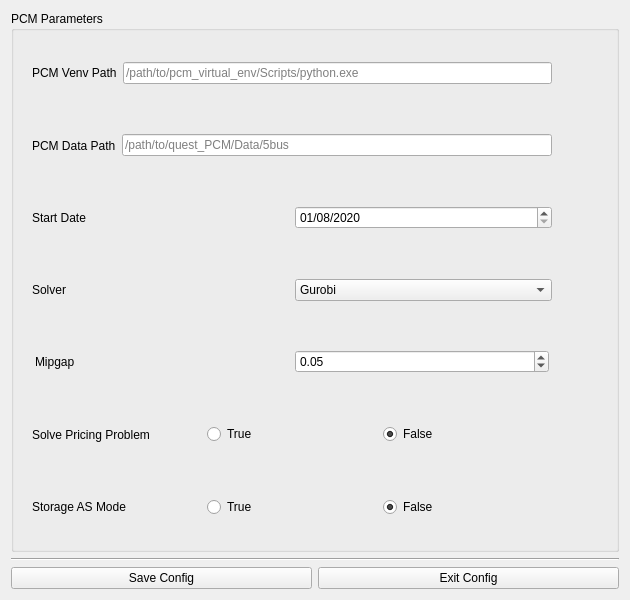
<?xml version="1.0" encoding="UTF-8"?>
<ui version="4.0">
 <class>PCMConfigPage</class>
 <widget class="QWidget" name="PCMConfigPage">
  <property name="geometry">
   <rect>
    <x>0</x>
    <y>0</y>
    <width>630</width>
    <height>600</height>
   </rect>
  </property>
  <property name="minimumSize">
   <size>
    <width>630</width>
    <height>600</height>
   </size>
  </property>
  <property name="maximumSize">
   <size>
    <width>630</width>
    <height>636</height>
   </size>
  </property>
  <property name="windowTitle">
   <string>Form</string>
  </property>
  <layout class="QVBoxLayout" name="verticalLayout">
   <item>
    <widget class="QGroupBox" name="groupBox_pcm_config">
     <property name="title">
      <string>PCM Parameters</string>
     </property>
     <layout class="QVBoxLayout" name="verticalLayout_2">
      <item>
       <widget class="QFrame" name="frame_pcm_venv">
        <property name="frameShape">
         <enum>QFrame::NoFrame</enum>
        </property>
        <property name="frameShadow">
         <enum>QFrame::Plain</enum>
        </property>
        <layout class="QHBoxLayout" name="horizontalLayout_14">
         <property name="topMargin">
          <number>0</number>
         </property>
         <property name="bottomMargin">
          <number>0</number>
         </property>
         <item>
          <widget class="QLabel" name="label_pcm_venv">
           <property name="text">
            <string>PCM Venv Path</string>
           </property>
          </widget>
         </item>
         <item>
          <widget class="QLineEdit" name="lineEdit_pcm_venv">
           <property name="placeholderText">
            <string>/path/to/pcm_virtual_env/Scripts/python.exe</string>
           </property>
          </widget>
         </item>
         <item>
          <widget class="QPushButton" name="btn_info_venv">
           <property name="sizePolicy">
            <sizepolicy hsizetype="Preferred" vsizetype="Preferred">
             <horstretch>0</horstretch>
             <verstretch>0</verstretch>
            </sizepolicy>
           </property>
           <property name="maximumSize">
            <size>
             <width>40</width>
             <height>16777215</height>
            </size>
           </property>
           <property name="text">
            <string/>
           </property>
           <property name="icon">
            <iconset resource="../../../resources.qrc">
             <normaloff>:/icons/Images/icons/about.png</normaloff>:/icons/Images/icons/about.png</iconset>
           </property>
           <property name="iconSize">
            <size>
             <width>40</width>
             <height>40</height>
            </size>
           </property>
           <property name="flat">
            <bool>true</bool>
           </property>
          </widget>
         </item>
        </layout>
       </widget>
      </item>
      <item>
       <widget class="QFrame" name="frame_pcm_data_path">
        <property name="frameShape">
         <enum>QFrame::NoFrame</enum>
        </property>
        <property name="frameShadow">
         <enum>QFrame::Plain</enum>
        </property>
        <layout class="QHBoxLayout" name="horizontalLayout_2">
         <property name="topMargin">
          <number>0</number>
         </property>
         <property name="bottomMargin">
          <number>0</number>
         </property>
         <item>
          <widget class="QLabel" name="label_pcm_data_path">
           <property name="text">
            <string>PCM Data Path</string>
           </property>
          </widget>
         </item>
         <item>
          <widget class="QLineEdit" name="lineEdit_pcm_data_path">
           <property name="placeholderText">
            <string>/path/to/quest_PCM/Data/5bus</string>
           </property>
          </widget>
         </item>
         <item>
          <widget class="QPushButton" name="btn_pcm_data_path">
           <property name="maximumSize">
            <size>
             <width>40</width>
             <height>16777215</height>
            </size>
           </property>
           <property name="text">
            <string/>
           </property>
           <property name="icon">
            <iconset resource="../../../resources.qrc">
             <normaloff>:/icons/Images/icons/about.png</normaloff>:/icons/Images/icons/about.png</iconset>
           </property>
           <property name="iconSize">
            <size>
             <width>40</width>
             <height>40</height>
            </size>
           </property>
           <property name="flat">
            <bool>true</bool>
           </property>
          </widget>
         </item>
        </layout>
       </widget>
      </item>
      <item>
       <widget class="QFrame" name="frame_start_date">
        <property name="frameShape">
         <enum>QFrame::NoFrame</enum>
        </property>
        <property name="frameShadow">
         <enum>QFrame::Plain</enum>
        </property>
        <layout class="QHBoxLayout" name="horizontalLayout_13">
         <property name="topMargin">
          <number>0</number>
         </property>
         <property name="bottomMargin">
          <number>0</number>
         </property>
         <item>
          <widget class="QLabel" name="label_start_date">
           <property name="text">
            <string>Start Date</string>
           </property>
          </widget>
         </item>
         <item>
          <widget class="QDateEdit" name="dateEdit_start_date">
           <property name="maximumDate">
            <date>
             <year>7999</year>
             <month>12</month>
             <day>31</day>
            </date>
           </property>
           <property name="currentSection">
            <enum>QDateTimeEdit::MonthSection</enum>
           </property>
           <property name="displayFormat">
            <string>MM/dd/yyyy</string>
           </property>
           <property name="date">
            <date>
             <year>2020</year>
             <month>1</month>
             <day>8</day>
            </date>
           </property>
          </widget>
         </item>
         <item>
          <widget class="QPushButton" name="btn_info_start_date">
           <property name="sizePolicy">
            <sizepolicy hsizetype="Preferred" vsizetype="Preferred">
             <horstretch>0</horstretch>
             <verstretch>0</verstretch>
            </sizepolicy>
           </property>
           <property name="maximumSize">
            <size>
             <width>40</width>
             <height>16777215</height>
            </size>
           </property>
           <property name="text">
            <string/>
           </property>
           <property name="icon">
            <iconset resource="../../../resources.qrc">
             <normaloff>:/icons/Images/icons/about.png</normaloff>:/icons/Images/icons/about.png</iconset>
           </property>
           <property name="iconSize">
            <size>
             <width>40</width>
             <height>40</height>
            </size>
           </property>
           <property name="flat">
            <bool>true</bool>
           </property>
          </widget>
         </item>
        </layout>
       </widget>
      </item>
      <item>
       <widget class="QFrame" name="frame_solver">
        <property name="frameShape">
         <enum>QFrame::NoFrame</enum>
        </property>
        <property name="frameShadow">
         <enum>QFrame::Plain</enum>
        </property>
        <layout class="QHBoxLayout" name="horizontalLayout_12">
         <property name="topMargin">
          <number>0</number>
         </property>
         <property name="bottomMargin">
          <number>0</number>
         </property>
         <item>
          <widget class="QLabel" name="label_solver">
           <property name="text">
            <string>Solver</string>
           </property>
          </widget>
         </item>
         <item>
          <widget class="QComboBox" name="comboBox_solver">
           <item>
            <property name="text">
             <string>Gurobi</string>
            </property>
           </item>
           <item>
            <property name="text">
             <string>Cplex</string>
            </property>
           </item>
           <item>
            <property name="text">
             <string>Cbc</string>
            </property>
           </item>
           <item>
            <property name="text">
             <string>HiGHs</string>
            </property>
           </item>
          </widget>
         </item>
         <item>
          <widget class="QPushButton" name="btn_info_solver">
           <property name="sizePolicy">
            <sizepolicy hsizetype="Minimum" vsizetype="Preferred">
             <horstretch>0</horstretch>
             <verstretch>0</verstretch>
            </sizepolicy>
           </property>
           <property name="maximumSize">
            <size>
             <width>40</width>
             <height>16777215</height>
            </size>
           </property>
           <property name="text">
            <string/>
           </property>
           <property name="icon">
            <iconset resource="../../../resources.qrc">
             <normaloff>:/icons/Images/icons/about.png</normaloff>:/icons/Images/icons/about.png</iconset>
           </property>
           <property name="iconSize">
            <size>
             <width>40</width>
             <height>40</height>
            </size>
           </property>
           <property name="flat">
            <bool>true</bool>
           </property>
          </widget>
         </item>
        </layout>
       </widget>
      </item>
      <item>
       <widget class="QFrame" name="frame_mini_gap">
        <property name="frameShape">
         <enum>QFrame::NoFrame</enum>
        </property>
        <property name="frameShadow">
         <enum>QFrame::Plain</enum>
        </property>
        <layout class="QHBoxLayout" name="horizontalLayout_10">
         <property name="leftMargin">
          <number>12</number>
         </property>
         <property name="topMargin">
          <number>0</number>
         </property>
         <property name="rightMargin">
          <number>12</number>
         </property>
         <property name="bottomMargin">
          <number>0</number>
         </property>
         <item>
          <widget class="QLabel" name="label_mini_gap">
           <property name="text">
            <string>Mipgap</string>
           </property>
          </widget>
         </item>
         <item>
          <widget class="QDoubleSpinBox" name="doubleSpin_mini_gap">
           <property name="value">
            <double>0.050000000000000</double>
           </property>
          </widget>
         </item>
         <item>
          <widget class="QPushButton" name="btn_info_mipgap">
           <property name="sizePolicy">
            <sizepolicy hsizetype="Fixed" vsizetype="Preferred">
             <horstretch>0</horstretch>
             <verstretch>0</verstretch>
            </sizepolicy>
           </property>
           <property name="maximumSize">
            <size>
             <width>40</width>
             <height>16777215</height>
            </size>
           </property>
           <property name="text">
            <string/>
           </property>
           <property name="icon">
            <iconset resource="../../../resources.qrc">
             <normaloff>:/icons/Images/icons/about.png</normaloff>:/icons/Images/icons/about.png</iconset>
           </property>
           <property name="iconSize">
            <size>
             <width>40</width>
             <height>40</height>
            </size>
           </property>
           <property name="flat">
            <bool>true</bool>
           </property>
          </widget>
         </item>
        </layout>
       </widget>
      </item>
      <item>
       <widget class="QFrame" name="frame_solve_pricing">
        <property name="frameShape">
         <enum>QFrame::NoFrame</enum>
        </property>
        <property name="frameShadow">
         <enum>QFrame::Plain</enum>
        </property>
        <layout class="QHBoxLayout" name="horizontalLayout_9">
         <property name="topMargin">
          <number>0</number>
         </property>
         <property name="bottomMargin">
          <number>0</number>
         </property>
         <item>
          <widget class="QLabel" name="label_solve_pricing">
           <property name="text">
            <string>Solve Pricing Problem</string>
           </property>
          </widget>
         </item>
         <item>
          <widget class="QRadioButton" name="radio_solve_pricing_true">
           <property name="text">
            <string>True</string>
           </property>
          </widget>
         </item>
         <item>
          <widget class="QRadioButton" name="radio_solve_pricing_false">
           <property name="text">
            <string>False</string>
           </property>
           <property name="checked">
            <bool>true</bool>
           </property>
          </widget>
         </item>
         <item>
          <widget class="QPushButton" name="btn_info_pricing">
           <property name="sizePolicy">
            <sizepolicy hsizetype="Minimum" vsizetype="Preferred">
             <horstretch>0</horstretch>
             <verstretch>0</verstretch>
            </sizepolicy>
           </property>
           <property name="maximumSize">
            <size>
             <width>40</width>
             <height>16777215</height>
            </size>
           </property>
           <property name="text">
            <string/>
           </property>
           <property name="icon">
            <iconset resource="../../../resources.qrc">
             <normaloff>:/icons/Images/icons/about.png</normaloff>:/icons/Images/icons/about.png</iconset>
           </property>
           <property name="iconSize">
            <size>
             <width>40</width>
             <height>40</height>
            </size>
           </property>
           <property name="flat">
            <bool>true</bool>
           </property>
          </widget>
         </item>
        </layout>
       </widget>
      </item>
      <item>
       <widget class="QFrame" name="frame_storage_as_mode">
        <property name="frameShape">
         <enum>QFrame::NoFrame</enum>
        </property>
        <property name="frameShadow">
         <enum>QFrame::Plain</enum>
        </property>
        <layout class="QHBoxLayout" name="horizontalLayout_8">
         <property name="topMargin">
          <number>0</number>
         </property>
         <property name="bottomMargin">
          <number>0</number>
         </property>
         <item>
          <widget class="QLabel" name="label_storage_mode">
           <property name="text">
            <string>Storage AS Mode</string>
           </property>
          </widget>
         </item>
         <item>
          <widget class="QRadioButton" name="label_storage_mode_true">
           <property name="text">
            <string>True</string>
           </property>
          </widget>
         </item>
         <item>
          <widget class="QRadioButton" name="label_storage_mode_false">
           <property name="text">
            <string>False</string>
           </property>
           <property name="checked">
            <bool>true</bool>
           </property>
          </widget>
         </item>
         <item>
          <widget class="QPushButton" name="btn_info_storage_mode">
           <property name="sizePolicy">
            <sizepolicy hsizetype="Minimum" vsizetype="Preferred">
             <horstretch>0</horstretch>
             <verstretch>0</verstretch>
            </sizepolicy>
           </property>
           <property name="maximumSize">
            <size>
             <width>40</width>
             <height>16777215</height>
            </size>
           </property>
           <property name="text">
            <string/>
           </property>
           <property name="icon">
            <iconset resource="../../../resources.qrc">
             <normaloff>:/icons/Images/icons/about.png</normaloff>:/icons/Images/icons/about.png</iconset>
           </property>
           <property name="iconSize">
            <size>
             <width>40</width>
             <height>40</height>
            </size>
           </property>
           <property name="flat">
            <bool>true</bool>
           </property>
          </widget>
         </item>
        </layout>
       </widget>
      </item>
     </layout>
    </widget>
   </item>
   <item>
    <widget class="QFrame" name="line_seperator">
     <property name="frameShape">
      <enum>QFrame::HLine</enum>
     </property>
     <property name="frameShadow">
      <enum>QFrame::Sunken</enum>
     </property>
    </widget>
   </item>
   <item>
    <widget class="QFrame" name="frame_btns">
     <property name="sizePolicy">
      <sizepolicy hsizetype="Preferred" vsizetype="Fixed">
       <horstretch>0</horstretch>
       <verstretch>0</verstretch>
      </sizepolicy>
     </property>
     <property name="frameShape">
      <enum>QFrame::NoFrame</enum>
     </property>
     <property name="frameShadow">
      <enum>QFrame::Plain</enum>
     </property>
     <layout class="QHBoxLayout" name="horizontalLayout">
      <property name="leftMargin">
       <number>0</number>
      </property>
      <property name="topMargin">
       <number>0</number>
      </property>
      <property name="rightMargin">
       <number>0</number>
      </property>
      <property name="bottomMargin">
       <number>0</number>
      </property>
      <item>
       <widget class="QPushButton" name="btn_save_config">
        <property name="text">
         <string>Save Config</string>
        </property>
       </widget>
      </item>
      <item>
       <widget class="QPushButton" name="btn_exit_config">
        <property name="text">
         <string>Exit Config</string>
        </property>
       </widget>
      </item>
     </layout>
    </widget>
   </item>
  </layout>
 </widget>
 <resources>
  <include location="../../../resources.qrc"/>
 </resources>
 <connections/>
</ui>
